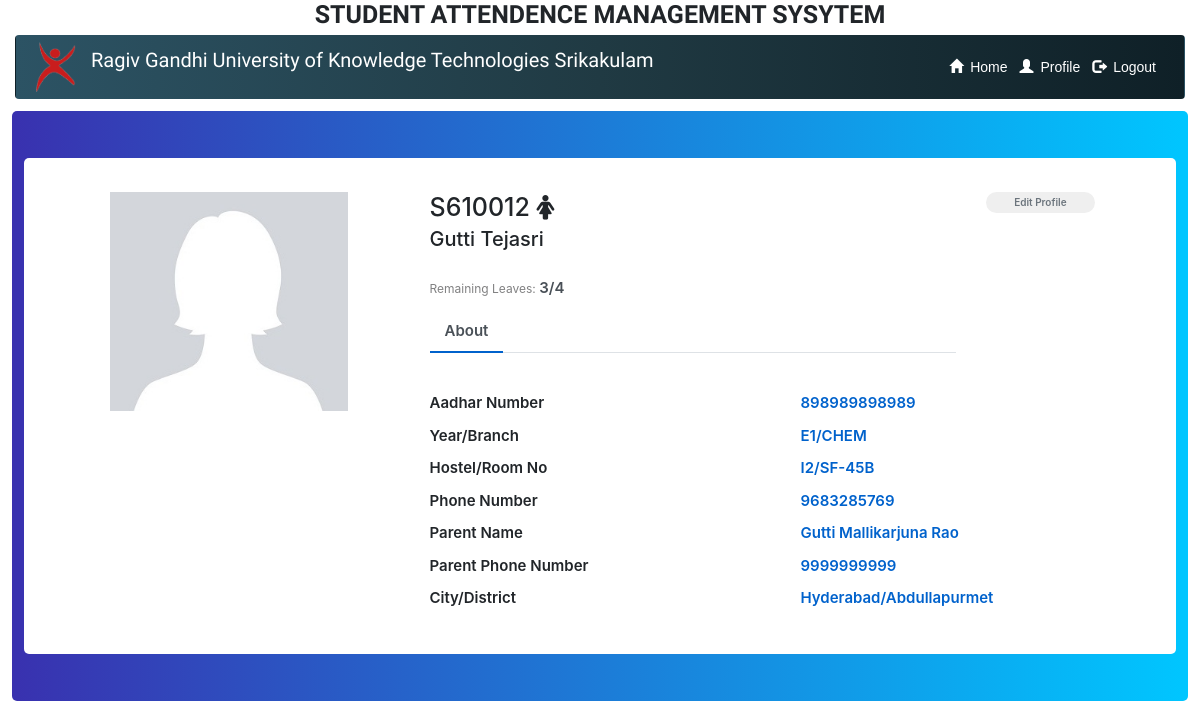
The app's page /olms/profile (signed in) with its own data.
### olms/models.py (models this page shows)
class UserProfile(models.Model):
    user = models.OneToOneField(
        User, unique=True, related_name='profile', on_delete=models.CASCADE)
    id = models.CharField(max_length=7, primary_key=True)
    usertypes = [('student', 'Student'), ('admin', 'Admin'), ('care_taker', 'CareTaker'),
                 ('security', 'Security')]
    usertype = models.CharField(
        max_length=10, choices=usertypes, default='student')
    branches = [('puc', 'PUC'), ('cse', 'CSE'), ('mech', 'MECH'),
                ('chem', 'CHEM'), ('ece', 'ECE'), ('mme', 'MME'), ('civil', 'CIVIL')]
    branch = models.CharField(max_length=5, choices=branches, default='puc')
    years = [('p1', 'P1'), ('p2', 'P2'), ('e1', 'E1'),
             ('e2', 'E2'), ('e3', 'E3'), ('e4', 'E4')]
    year = models.CharField(max_length=2, choices=years, default='p1')
    gender = models.CharField(choices=[(
        'male', 'Male'), ('female', 'Female'), ('other', 'Other')], max_length=6, default='male')
    hostels = [('i1', 'I1'), ('i2', 'I2'), ('i3', 'I3'),
               ('k1', 'K1'), ('k2', 'K2'), ('k3', 'K3'), ('k4', 'K4')]
    hostel = models.CharField(max_length=2, choices=hostels, default='i2')
    room_no = models.CharField(
        max_length=7, blank=True, null=True, default=None)
    classs = models.CharField(max_length=3, blank=True, null=True, default=None)
    in_campus = models.BooleanField(default=True)

class Personal_info(models.Model):
    full_name = models.CharField(
        max_length=50)
    photo = models.ImageField(default=None, blank=True, null=True, upload_to='photos/', validators=[
                              FileExtensionValidator(allowed_extensions=['jpg', 'png', 'jpeg', 'img'])])
    aadhar_regex = RegexValidator(
        regex=r'^\d{12}$', message='Aadhar number should only contain numbers and should have exactly 12 digits')
    aadhar_no = models.CharField(primary_key=True, validators=[
                                 aadhar_regex], max_length=12)
    userprofile = models.OneToOneField(
        UserProfile, on_delete=models.CASCADE, related_name='personal_info')
    phone_regex = RegexValidator(
        regex=r'^\d{10}$', message='Phone number should only contain numbers and should have exactly 10 digits')
    phone_no = models.CharField(validators=[phone_regex], max_length=10)
    Parent_name = models.CharField(max_length=50)
    Parent_phn_no = models.CharField(validators=[phone_regex], max_length=10)
    address = models.CharField(max_length=300)
    city = models.CharField(max_length=20)
    district = models.CharField(max_length=30)

### olms/views.py (the view)
# urls.py: path('profile', views.profile, name='profile'),
def profile(res):
    if usertype(res) != 'student':
        return redirect("home")
    pi = Personal_info.objects.get(userprofile=res.user.profile)
    return render(res, 'profilepage.html', {'pi': pi, 'user': res.user.profile})

### olms/views.py (called while the page is built, shortened)
def resetCount():
    counts = Counts.objects.all()
    month = datetime.now().month
    if counts[0].month == counts.reverse()[0].month == month:
        return
    print('resetting counts')
    for c in counts:
        if c.month != month:
            c.leaves_this_month = 0
            c.outings_this_month = 0
            c.save()

def expireObjects():
    print('in expireobjects ')
    global date
    print(date)
    if date:
        if date == datetime.now().date():
            print('Done')
    threading.Thread(target=resetCount).start()

def usertype(response):
    print('schedule')
    threading.Thread(target=expireObjects).start()
    if not isinstance(response.user, User) or response.user.is_superuser:
        print('*'*60)
        return redirect('logout')
    if response.user.profile.usertype == 'admin':
        return 'admin'
    elif response.user.profile.usertype == 'security':
        return 'security'
    elif response.user.profile.usertype == 'care_taker':
        return 'care_taker'
    return 'student'

### olms/templates/profilepage.html (shortened to what this page needs)
{% extends 'base.html' %}
{% load static %}
{%block header%}
              <li class="nav-item active">
                <a class="nav-link btn  " href="profile"
                  ><span class="glyphicon glyphicon-user">&thinsp;</span> Profile</a
                >
              </li>
              <li class="nav-item active">
                <a class="nav-link btn  " href="/logout"
                  ><span class="glyphicon glyphicon-log-out">&thinsp;</span> Logout</a
                >
              </li>
              <li class="nav-item active">
                <a class="nav-link btn   adminid" href="#">
                  </a
                >
              </li>
            </ul>
            {%endblock%}
{% block content %}
<link href="//maxcdn.bootstrapcdn.com/bootstrap/4.1.1/css/bootstrap.min.css" rel="stylesheet" id="bootstrap-css">
<div class="containerr">
<div class=" emp-profile">
            <form method="post">
                <div class="row">
                    <div class="col-md-4">
                        <div class="profile-img">
                            {% if pi.photo %}
                            <img src="{{pi.photo.url}}" alt=""></img>
                            {% else %}
                                {% if user.gender == 'male' %}
                            <img src="{% static 'images/dummy-male.png' %}" alt=""></img>
                            {% elif user.gender == 'female' %}
                            <img src="{% static 'images/dummy-female.jpg' %}" alt=""></img>
                                {% endif %}
                            {% endif %}
                        </div>
                    </div>
                    <div class="col-md-6">
                        <div class="profile-head">
                                    <h1>
                                        {{user.id|capfirst}}
                                        {% if user.gender == 'male' %}
                                        <i class="fa fa-male"></i>
                                        {% else %}
                                        <i class="fa fa-female"></i>
                                        {% endif %}
                                    </h1>
                                    <h2>
                                        {{pi.full_name|capfirst}}
                                    </h2>
                                    <p class="proile-rating">Remaining Leaves: <span>3/4</span></p>
                            <ul class="nav nav-tabs" id="myTab" role="tablist">
                                <li class="nav-item">
                                    <a class="nav-link active" id="home-tab" data-toggle="tab" href="#home" role="tab" aria-controls="home" aria-selected="true">About</a>
                                </li>
                            </ul>
                        </div>
                    </div>
                    <div class="col-md-2">
                        <input type='Button' class="profile-edit-btn" name="btnAddMore" value="Edit Profile"/>
                    </div>
                </div>
                <div class="row">
                    <div class="col-md-4">
                        <div class="profile-work">
                            <a href=""></a><br/>
                            <a href=""></a><br/>
                            <a href=""></a><br/>
                        </div>
                    </div>
                    <div class="col-md-8">
                        <div class="tab-content profile-tab" id="myTabContent">
                            <div class="tab-pane show active" id="home" role="tabpanel" aria-labelledby="home-tab">
                                        <div class="row">
                                            <div class="col-md-6">
                                                <label>Aadhar Number</label>
                                            </div>
                                            <div class="col-md-6">
                                                <p>{{pi.aadhar_no}}</p>
                                            </div>
                                        </div>
                                        <div class="row">
                                            <div class="col-md-6">
                                                <label>Year/Branch</label>
                                            </div>
                                            <div class="col-md-6">
                                                <p>{{user.year|upper}}/{{user.branch|upper}}</p>
                                            </div>
                                        </div>
                                        <div class="row">
                                            <div class="col-md-6">
                                                <label>Hostel/Room No</label>
                                            </div>
                                            <div class="col-md-6">
                                                <p>{{user.hostel|upper}}/{{user.room_no|upper}}</p>
                                            </div>
                                        </div>
                                        <div class="row">
                                            <div class="col-md-6">
                                                <label>Phone Number</label>
                                            </div>
                                            <div class="col-md-6">
                                                <p>{{pi.phone_no}}</p>
                                            </div>
                                        </div>
                                        <div class="row">
                                            <div class="col-md-6">
                                                <label>Parent Name</label>
                                            </div>
                                            <div class="col-md-6">
                                                <p>{{pi.Parent_name}}</p>
                                            </div>
                                        </div>
                                        <div class="row">
                                            <div class="col-md-6">
                                                <label>Parent Phone Number</label>
                                            </div>
                                            <div class="col-md-6">
                                                <p> {{pi.Parent_phn_no}}</p>
                                            </div>
                                        </div>
                                        <div class="row">
                                            <div class="col-md-6">
                                                <label>City/District</label>
                                            </div>
                                            <div class="col-md-6">
                                                <p> {{pi.city}}/{{pi.district}}</p>
                                            </div>
                                        </div>
                            </div>
                        </div>
                    </div>
                </div>
            </form>
        </div>
    </div>
{% endblock content %}

### oams/templates/base.html (style rules this page uses)
body { min-height:100%; }

### olms/templates/profilepage.html (style rules this page uses)
.btn { font-size: 14px !important; }
.containerr { background: -webkit-linear-gradient(left, #3931af, #00c6ff); border-radius: 0.5rem; margin:1% 1% 0.5% 1%; padding: 1%; }
.emp-profile { padding: 3%; margin-top: 3%; margin-bottom: 3%; border-radius: 0.5rem; background: #fff; min-height: 70% !important; }
.profile-img { text-align: center; max-height: 200px; }
.profile-img img { width: 70%; height: 100%; }
.profile-edit-btn { border: none; border-radius: 1.5rem; width: 70%; padding: 2%; font-weight: 600; color: #6c757d; cursor: no-drop !important; }
.proile-rating { font-size: 12px; color: #818182; margin-top: 5%; }
.proile-rating span { color: #495057; font-size: 15px; font-weight: 600; }
.profile-head .nav-tabs { margin-bottom:5%; }
.profile-head .nav-tabs .nav-link { font-weight:600; border: none; }
.profile-head .nav-tabs .nav-link.active { border: none; border-bottom:2px solid #0062cc; }
.profile-work { padding: 14%; margin-top: -15%; }
.profile-tab { font-size: 15px; }
.profile-tab label { font-weight: 600; }
.profile-tab p { font-weight: 600; color: #0062cc; }
.nav-tabs { font-size: 15px; }

### records on screen
UserProfile: id "S610012", year "E1", branch "CHEM", hostel "I2", room_no "SF-45B"
Personal_info: full_name "Gutti Tejasri", aadhar_no "898989898989", phone_no "9683285769", Parent_name "Gutti Mallikarjuna Rao", Parent_phn_no "9999999999", city "Hyderabad", district "Abdullapurmet"
